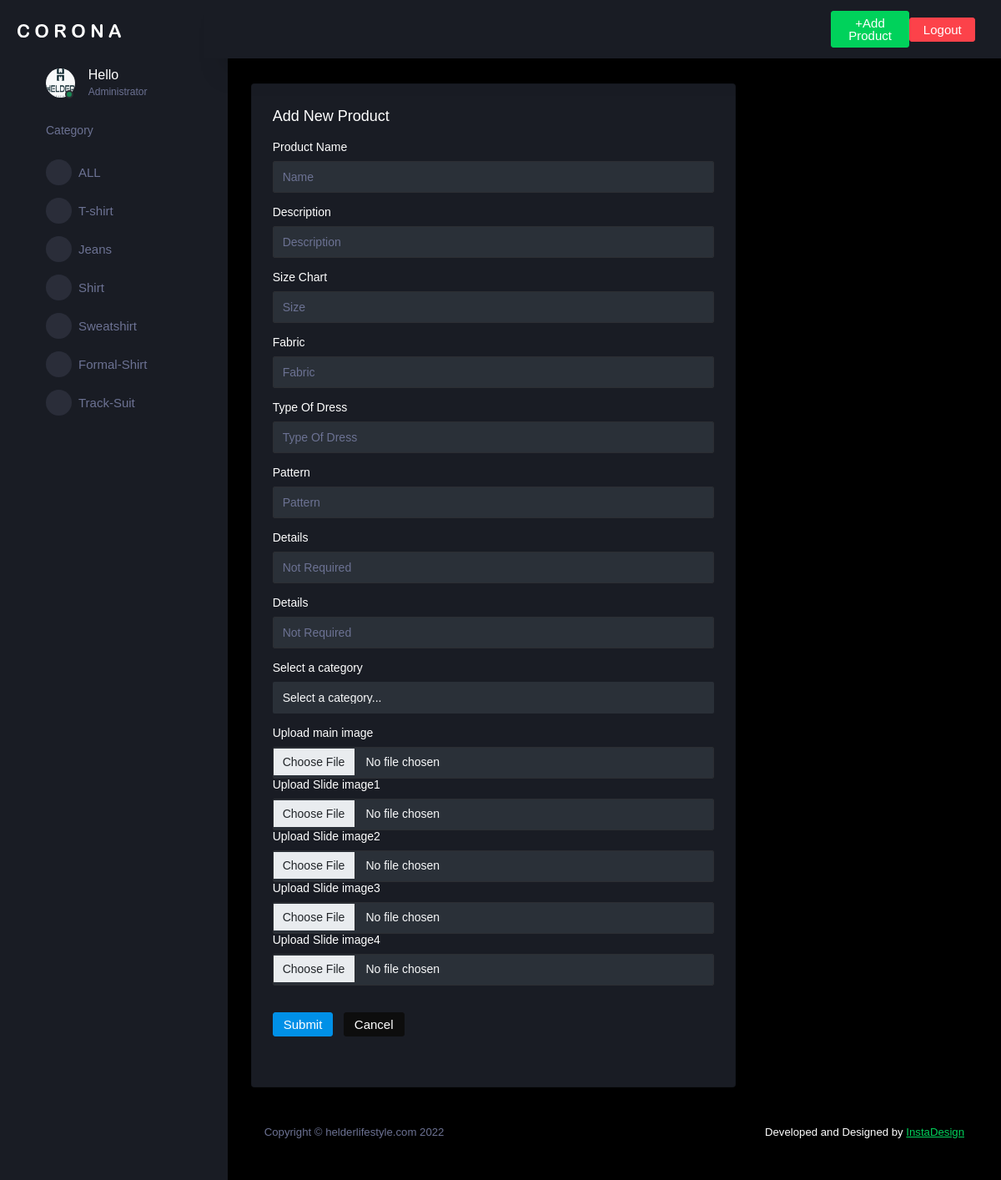
Page /helder/addproduct/ (signed in) on the committed database.
### helder/models.py (models this page shows, shortened)
class Category(models.Model):
    class Meta:
        verbose_name = 'Category'
        verbose_name_plural = 'Categories'
    user = models.ForeignKey(
        User, on_delete=models.SET_NULL, null=True, blank=True)
    name = models.CharField(max_length=100, null=False, blank=False)

### helder/views.py (the view, shortened to what this page needs)
# urls.py: path('addproduct/',addPhoto, name='addph'),
@login_required(login_url='login')
def addPhoto(request):
    user = request.user
    categories = user.category_set.all()
    context = {'categories': categories}
    return render(request, 'helderadd.html', context)

### helder/templates/helderadd.html (shortened to what this page needs)
{%extends 'adminhome.html'%}
{%block mainpanel%}
<div class="main-panel">
  <div class="content-wrapper">
    <div class="col-8 grid-margin stretch-card">
      <div class="card">
        <div class="card-body">
          <h4 class="card-title">Add New Product</h4>
          <form class="forms-sample " method='POST' enctype="multipart/form-data">
            <div class="form-group">
              <label >Product Name</label>
              <input type="text" class="form-control text-light" name="imgname" placeholder="Name" required >
            </div>
            <div class="form-group">
              <label for="description">Description</label>
              <input type="text" class="form-control text-light" name="description" placeholder="Description" required>
            </div>
            <div class="form-group">
              <label for="size">Size Chart</label>
              <input type="text" class="form-control text-light" name="size" placeholder="Size" required>
            </div>
            <div class="form-group">
              <label for="fabric">Fabric</label>
              <input type="text" class="form-control text-light" name="fabric" placeholder="Fabric" required>
            </div>
            <div class="form-group">
              <label for="type">Type Of Dress</label>
              <input type="text" class="form-control text-light" name="type" placeholder="Type Of Dress" required>
            </div>
            <div class="form-group">
              <label for="pattern">Pattern</label>
              <input type="text" class="form-control text-light" name="pattern" placeholder="Pattern" required>
            </div>
            <div class="form-group">
              <label for="dtls4">Details</label>
              <input type="text" class="form-control text-light" name="dtls4" placeholder="Not Required">
            </div>
            <div class="form-group">
              <label for="dtls5">Details</label>
              <input type="text" class="form-control text-light" name="dtls5" placeholder="Not Required">
            </div>
            <div class="form-group">
              <label for="category">Select a category</label>
              <select class="form-control text-light" name="category">
                <option value='none' aria-required="">Select a category...</option>
              </select>
            </div>
            <div class="form-group">
              <label>Upload main image</label>
              <div class="input-group col-xs-12">
                <input type="file" name="image" class="form-control file-upload-browse text-light" placeholder="Upload Image" required>
              </div>
              <label>Upload Slide image1</label>
              <div class="input-group col-xs-12">
                <input type="file" name="image1" class="form-control file-upload-browse text-light" placeholder="Upload Image" required>
              </div>
              <label>Upload Slide image2</label>
              <div class="input-group col-xs-12">
                <input type="file" name="image2" class="form-control file-upload-browse text-light" placeholder="Upload Image" required>
              </div>
              <label>Upload Slide image3</label>
              <div class="input-group col-xs-12">
                <input type="file" name="image3" class="form-control file-upload-browse text-light" placeholder="Upload Image" required>
              </div>
              <label>Upload Slide image4</label>
              <div class="input-group col-xs-12">
                <input type="file" name="image4" class="form-control file-upload-browse text-light" placeholder="Upload Image" required>
              </div>
            </div>
            <div class="form-group">
              <button type="submit" onclick="return confirm('Sure to delete?')"class="btn btn-primary me-2">Submit</button>
              <a href="{% url 'adhome' %}" class="btn btn-dark my-3">Cancel</a>
          </form>
        </div>
      </div>
    </div>
  </div>
  <footer class="footer">
    <div class="d-sm-flex justify-content-center justify-content-sm-between">
      <span class="text-muted d-block text-center text-sm-left d-sm-inline-block">Copyright © helderlifestyle.com
        2022</span>
      <span class="float-none float-sm-right d-block mt-1 mt-sm-0 text-center">Developed and Designed by <a
          href="">InstaDesign</a></span>
    </div>
  </footer>
</div>
{%endblock mainpanel%}

### helder/templates/adminhome.html (shortened to what this page needs)
<!DOCTYPE html>
<html lang="en">
<head>
  <link rel="stylesheet" href="/static/backend/vendors/mdi/css/materialdesignicons.min.css">
  <link rel="stylesheet" href="/static/backend/vendors/css/vendor.bundle.base.css">
  <link rel="stylesheet" href="/static/backend/vendors/jvectormap/jquery-jvectormap.css">
  <link rel="stylesheet" href="/static/backend/vendors/flag-icon-css/css/flag-icon.min.css">
  <link rel="stylesheet" href="/static/backend/vendors/owl-carousel-2/owl.carousel.min.css">
  <link rel="stylesheet" href="/static/backend/vendors/owl-carousel-2/owl.theme.default.min.css">
  <link rel="stylesheet" href="/static/backend/css/style.css">
</head>
<body>
  <div class="container-scroller">
    <div class="row p-0 m-0 proBanner" id="">
      <div class="col-md-12 p-0 m-0">
        <div class="card-body card-body-padding d-flex align-items-center justify-content-between">
        </div>
      </div>
    </div>
    <nav class="sidebar sidebar-offcanvas" id="sidebar">
      <div class="sidebar-brand-wrapper d-none d-lg-flex align-items-center justify-content-center fixed-top">
        <a class="sidebar-brand brand-logo" href="index.html"><img src="/static/backend/images/logo.svg"
            alt="logo" /></a>
      </div>
      <ul class="nav works-filter">
        <li class="nav-item profile">
          <div class="profile-desc">
            <div class="profile-pic">
              <div class="count-indicator">
                <img class="img-xs bg-light rounded-circle " src="/static/frontend/img/logo.png" alt="">
                <span class="count bg-success"></span>
              </div>
              <div class="profile-name">
                {% if request.user.is_authenticated %}
                <h5 class="mb-0 font-weight-normal"> Hello {{user.first_name}}</h5>
                {% endif %}
                <span>Administrator</span>
              </div>
            </div>
          </div>
        </li>
        <li class="nav-item nav-category">
          <span class="nav-link">Category</span>
        </li>
        <li class="nav-item menu-items">
          <a href="{% url 'adhome' %}" class="nav-link ">
            <span class="menu-icon">
              <i class="mdi mdi-tshirt-crew"></i>
            </span>
            <span class="menu-title">ALL</span>
          </a>
        </li>
        {% for category in categories %}
        <li class="nav-item menu-items">
          <a class="nav-link " href="{% url 'adhome' %}?category={{category.name}}">
            <span class="menu-icon">
              <i class=" mdi mdi-tshirt-crew "></i>
            </span>
            <span class="menu-title">{{category.name}}</span>
          </a>
        </li>
        {%endfor%}
      </ul>
    </nav>
    <div class="container-fluid page-body-wrapper">
      <nav class="navbar p-0 fixed-top d-flex flex-row">
        <div class="navbar-menu-wrapper flex-grow d-flex align-items-stretch">
          <button class="navbar-toggler navbar-toggler align-self-center" type="button" data-toggle="minimize">
            <span class="mdi mdi-menu"></span>
          </button>
          <ul class="navbar-nav justyfy-content navbar-nav-right">
            <a href="{% url 'addph' %}" class="btn btn-success col-6 " data-toggle="minimize" type="button">+Add
              Product</a>
            <a href="{% url 'logout' %}" onclick="return confirm('Sure to logout?')" class="btn btn-danger col-5" data-toggle="minimize">Logout</a>
          </ul>
        </div>
      </nav>
      {%block mainpanel%}{%endblock mainpanel%}
    </div>
  </div>
</body>
</html>

### rows in the picture
Category: name "T-shirt"
Category: name "Jeans"
Category: name "Shirt"
Category: name "Sweatshirt"
Category: name "Formal-Shirt"
Category: name "Track-Suit"
